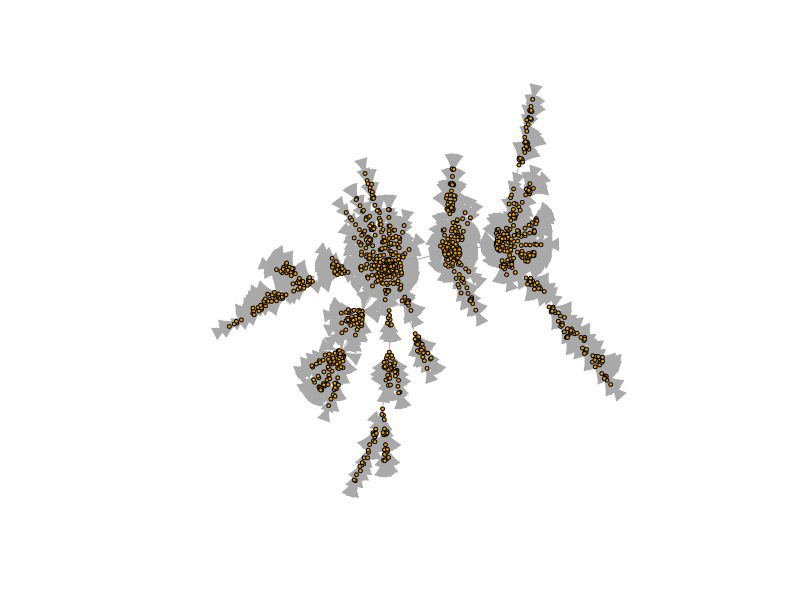

The R source for this figure:
library(igraph)


g <- barabasi.game(1000)


plot(g, layout = layout.fruchterman.reingold(g), vertex.size = 2, vertex.label = NA)


b <- betweenness(g)
central_node <- which.max(b)
central_node


diam <- diameter(g)
diam



# Grafy  Barabási-Albert zazwyczaj dodają nowe węzły do tych z największą liczbą połączeń, przez co tworzą się "huby"
# Widać to na wygenerowanym grafie połączenia zbiegają do środka do kilu węzłów i dopiero te się łączą. 
# Natomiast w grafach Erdős-Rényi jest to w pełni losowe i tworzy się "siatka" z wiloma połączeniami między węzłami. 